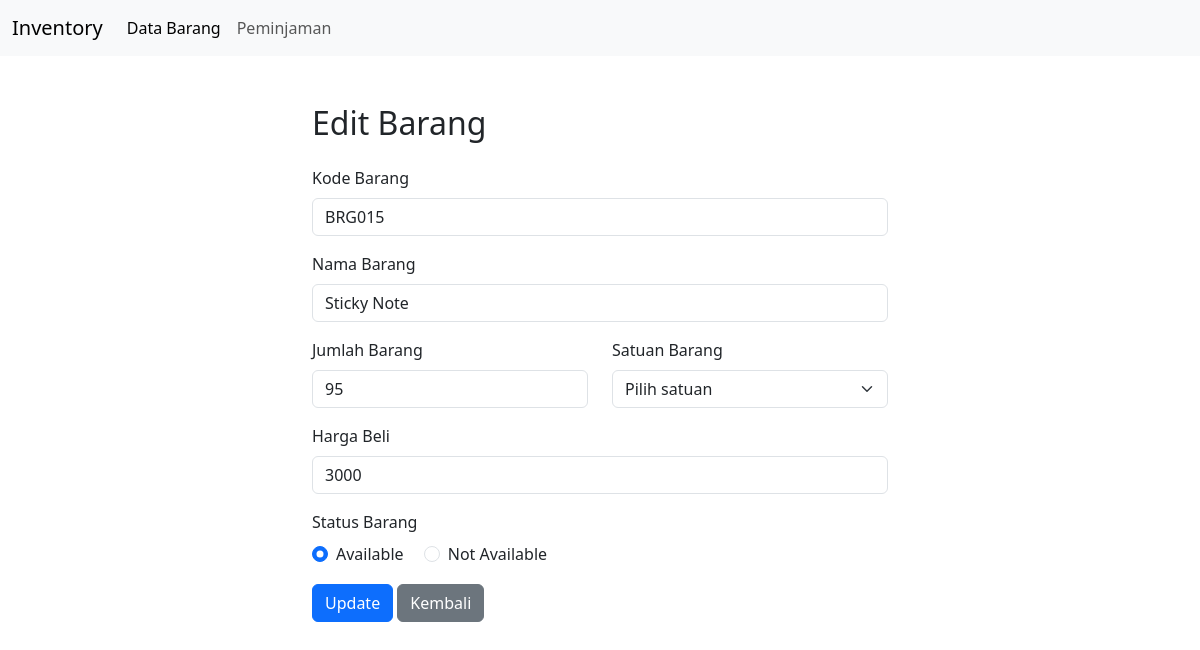
Page /data_barang.php/22 on the committed database.
### tables this page shows
CREATE TABLE `tb_inventory` (
  `id_barang` int(10) NOT NULL,
  `kode_barang` varchar(20) NOT NULL,
  `nama_barang` varchar(50) NOT NULL,
  `jumlah_barang` int(10) NOT NULL,
  `satuan_barang` varchar(20) NOT NULL,
  `harga_beli` double(20,2) NOT NULL,
  `status_barang` tinyint(1) NOT NULL
);

### koneksi.php (called while the page is built, shortened)
<?php
$host = $_ENV['MYSQLHOST'];
$user = $_ENV['MYSQLUSER'];
$pass = $_ENV['MYSQLPASSWORD'];
$db   = $_ENV['MYSQLDATABASE'];
$conn = new mysqli($host, $user, $pass, $db);
function getDataById($id){
    global $conn;
    $sql = "SELECT * FROM tb_inventory WHERE id_barang = $id";
    $result = $conn->query($sql);
    if ($result && $result->num_rows > 0) {
        return $result->fetch_assoc();
    } else {
        return [];
    }
}
?>

### data_barang.php (the view, shortened to what this page needs)
<?php
include 'koneksi.php';
$is_edit = false;
if (isset($_SERVER['PATH_INFO'])) {
    $pathInfo = trim($_SERVER['PATH_INFO'], '/');
    $id = intval($pathInfo);
    if (!empty($id)){
        $is_edit = true;
    }
}
$data = [];
if ($is_edit) {
    $data = getDataById($id);
}
?>
<!DOCTYPE html>
<html lang="id">
<head>
    <link href="https://cdn.jsdelivr.net/npm/bootstrap@5.3.0/dist/css/bootstrap.min.css" rel="stylesheet">
</head>
<body>
    <?php include 'layout/nav.php'; ?>
    <main>
        <div class="container mt-5 col-md-6 mx-auto">
            <?php if ($is_edit): ?>
                <h2 class="mb-4">Edit Barang</h2>
            <?php else: ?>
                <h2 class="mb-4">Tambah Barang</h2>
            <?php endif; ?>
            <form method="post">
                <div class="mb-3">
                    <label for="kode_barang" class="form-label">Kode Barang</label>
                    <input type="text" class="form-control" id="kode_barang" name="kode_barang" required value="<?= $data['kode_barang'] ?? null ?>">
                </div>
                <div class="mb-3">
                    <label for="nama_barang" class="form-label">Nama Barang</label>
                    <input type="text" class="form-control" id="nama_barang" name="nama_barang" required value="<?= $data['nama_barang'] ?? null ?>">
                </div>
                <div class="row">
                    <div class="col-md-6 mb-3">
                        <label for="jumlah_barang" class="form-label">Jumlah Barang</label>
                        <input type="number" class="form-control" id="jumlah_barang" name="jumlah_barang" required value="<?= $data['jumlah_barang'] ?? null ?>">
                    </div>
                    <div class="col-md-6 mb-3">
                        <label for="satuan_barang" class="form-label">Satuan Barang</label>
                        <select class="form-select" id="satuan_barang" name="satuan_barang" required>
                            <option value="" selected disabled>Pilih satuan</option>
                        </select>
                    </div>
                </div>
                <div class="mb-3">
                    <label for="harga_beli" class="form-label">Harga Beli</label>
                    <input type="number" class="form-control" id="harga_beli" name="harga_beli" required value="<?= !empty($data['harga_beli']) ? (int) $data['harga_beli'] : '' ?>">
                </div>
                <div class="mb-3">
                    <label for="status_barang" class="form-label">Status Barang</label>
                    <div>
                        <div class="form-check form-check-inline">
                            <input class="form-check-input" type="radio" name="status_barang" id="status_available" value="1" <?= isset($data['status_barang']) && $data['status_barang'] == 1 ? 'checked' : '' ?>>
                            <label class="form-check-label" for="status_available">Available</label>
                        </div>
                        <div class="form-check form-check-inline">
                            <input class="form-check-input" type="radio" name="status_barang" id="status_not_available" value="0" <?= isset($data['status_barang']) && $data['status_barang'] == 0 ? 'checked' : '' ?>>
                            <label class="form-check-label" for="status_not_available">Not Available</label>
                        </div>
                    </div>
                </div>
                <button type="button" class="btn btn-primary" <?= $is_edit ? 'data-type="update"' : 'data-type="save"' ?>><?= $is_edit ? 'Update' : 'Simpan' ?></button>
                <a href="/inventory" class="btn btn-secondary">Kembali</a>
            </form>
        </div>
    </main>
</body>
</html>

### rows in the picture
tb_inventory: kode_barang "BRG015", nama_barang "Sticky Note", jumlah_barang "95", harga_beli "3000", status_barang "☑ Available", status_barang "☐ Not Available"
